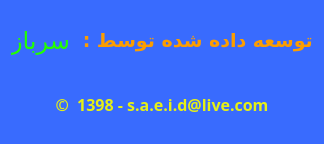
<?xml version="1.0" encoding="UTF-8"?>
<ui version="4.0">
 <class>Form</class>
 <widget class="QWidget" name="Form">
  <property name="geometry">
   <rect>
    <x>0</x>
    <y>0</y>
    <width>288</width>
    <height>144</height>
   </rect>
  </property>
  <property name="font">
   <font>
    <family>MS Serif</family>
    <pointsize>12</pointsize>
   </font>
  </property>
  <property name="windowTitle">
   <string>درباره </string>
  </property>
  <property name="toolTip">
   <string>&lt;html&gt;&lt;head/&gt;&lt;body&gt;&lt;p&gt;برای بستن این پنجره بر روی کیبورد کلید Enter را بفشارید.&lt;/p&gt;&lt;/body&gt;&lt;/html&gt;</string>
  </property>
  <property name="layoutDirection">
   <enum>Qt::RightToLeft</enum>
  </property>
  <property name="styleSheet">
   <string notr="true">QWidget{
background-color:#396BFE;
}</string>
  </property>
  <layout class="QGridLayout" name="gridLayout">
   <item row="0" column="0">
    <layout class="QHBoxLayout" name="horizontalLayout">
     <item>
      <widget class="QLabel" name="label_creator">
       <property name="font">
        <font>
         <family>A Arsoo</family>
         <pointsize>14</pointsize>
         <weight>75</weight>
         <bold>true</bold>
        </font>
       </property>
       <property name="styleSheet">
        <string notr="true">color: #FC9D00;</string>
       </property>
       <property name="text">
        <string>توسعه داده شده توسط : </string>
       </property>
       <property name="alignment">
        <set>Qt::AlignCenter</set>
       </property>
      </widget>
     </item>
     <item>
      <widget class="QLabel" name="label_sarbaz">
       <property name="font">
        <font>
         <family>A Chamran</family>
         <pointsize>18</pointsize>
         <weight>50</weight>
         <bold>false</bold>
        </font>
       </property>
       <property name="styleSheet">
        <string notr="true">color:  #23FF00;</string>
       </property>
       <property name="text">
        <string>سرباز</string>
       </property>
       <property name="alignment">
        <set>Qt::AlignCenter</set>
       </property>
      </widget>
     </item>
    </layout>
   </item>
   <item row="1" column="0">
    <widget class="QLabel" name="label_email">
     <property name="font">
      <font>
       <family>Malgun Gothic</family>
       <pointsize>12</pointsize>
       <weight>75</weight>
       <bold>true</bold>
      </font>
     </property>
     <property name="styleSheet">
      <string notr="true">color:#E6F014 ;</string>
     </property>
     <property name="text">
      <string>©  1398 - s.a.e.i.d@live.com</string>
     </property>
     <property name="alignment">
      <set>Qt::AlignCenter</set>
     </property>
    </widget>
   </item>
  </layout>
 </widget>
 <resources/>
 <connections/>
</ui>
